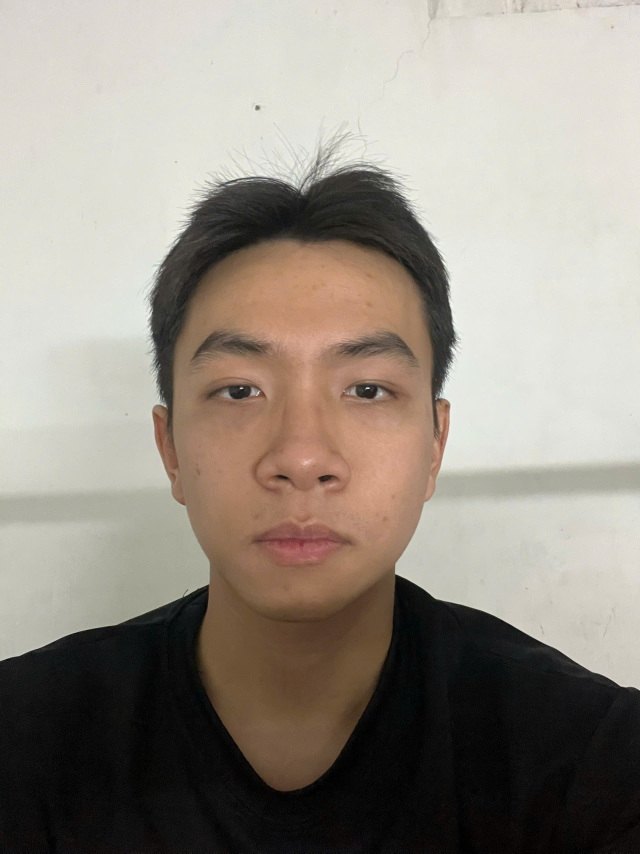
#> input picture ai_attendance_server/dataset/K001/2026-03-04T15-52-18.jpg, 1920 x 2560 px (shown at 1/3 size); its folder holds only this picture in this run
$ python -i app.py   (imports and definitions only)
#> lines starting #> are read from the running program, lines starting #| are printed output that depends on the picture
import asyncio
import os
import sqlite3
import base64
import glob
import numpy as np
import cv2
from datetime import datetime
from fastapi import FastAPI, UploadFile, File, Form
from fastapi.middleware.cors import CORSMiddleware
from fastapi.responses import JSONResponse
from contextlib import asynccontextmanager

from camera_discovery import discover_camera_ip, is_esp32_camera, write_camera_ip_file

BASE_DIR = os.path.dirname(os.path.abspath(__file__))
DB_PATH = os.path.join(BASE_DIR, "attendance.db")
UPLOAD_DIR = os.path.join(BASE_DIR, "uploads")
DATASET_DIR = os.path.join(BASE_DIR, "dataset")
MODEL_PATH = os.path.join(BASE_DIR, "lbph_model.yml")

# LBPH: confidence is "distance" (smaller is closer).
# Increased threshold from 70 to 80 to be less strict
LBPH_THRESHOLD = 80.0

# Global instances
FACE_CASCADE = cv2.CascadeClassifier(
    os.path.join(cv2.data.haarcascades, "haarcascade_frontalface_default.xml")
)
_RECOGNIZER = None
CAMERA_IP = ""

# [23 lines left out: functions get_recognizer, refresh_camera_ip, not called in this run]


# [40 lines not run here, left out]


# ========== DATABASE HELPERS ==========

# [46 lines left out: functions init_db, get_or_create_label, label_to_person, not called in this run]

# ========== AI HELPERS ==========

def decode_image(b: bytes):
    return cv2.imdecode(np.frombuffer(b, np.uint8), cv2.IMREAD_COLOR)

def detect_one_face(gray: np.ndarray):
    # Equalize histogram to improve contrast in different lighting conditions
    gray = cv2.equalizeHist(gray)

    faces = FACE_CASCADE.detectMultiScale(gray, 1.1, 5, minSize=(30, 30))
    if len(faces) != 1:
        print(f"[AI] Detected {len(faces)} faces. Expected 1.")
        return None, int(len(faces))

    x, y, w, h = faces[0]
    roi = gray[y:y + h, x:x + w]
    roi = cv2.resize(roi, (200, 200))
    return roi, 1

# ========== API ENDPOINTS ==========

# [108 lines not run here, left out]

# [21 lines that did not run here, left out]


# [25 lines not run here, left out]

>>> import cv2
>>> picture = cv2.imread('dataset/K001/2026-03-04T15-52-18.jpg', cv2.IMREAD_GRAYSCALE)
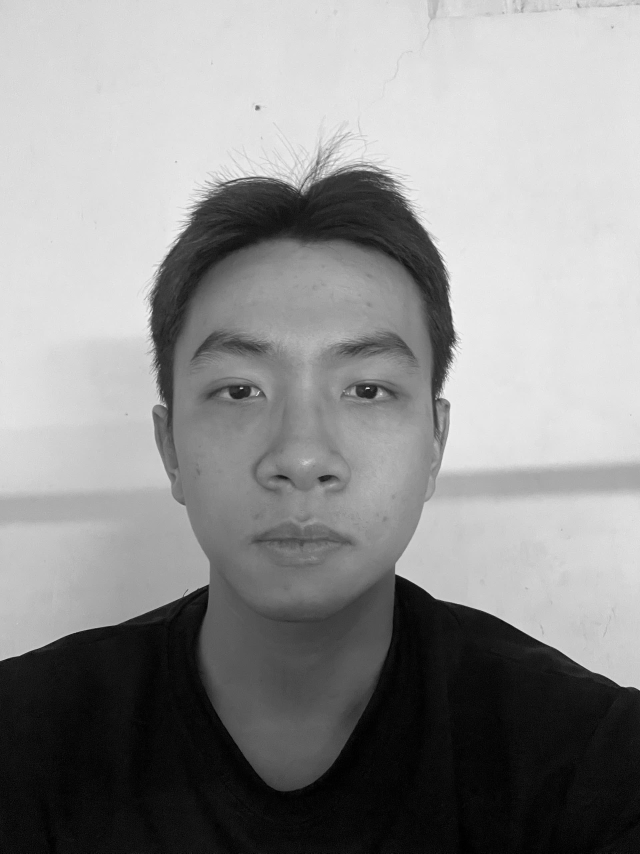
#> picture: shape (2560, 1920) (shown at 1/3 size); min 0, max 255, mean 143.2
>>> result = detect_one_face(picture)
#> in detect_one_face, `gray = cv2.equalizeHist(gray)`:
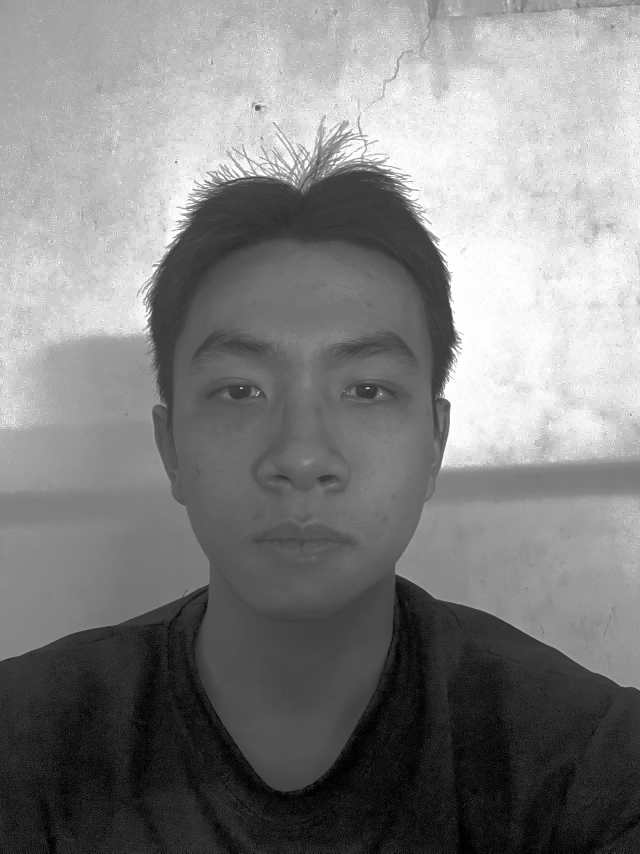
#> gray: shape (2560, 1920) (shown at 1/3 size); min 0, max 255, mean 128.7
#> in detect_one_face, `faces = FACE_CASCADE.detectMultiScale(gray, 1.1, 5, minSize=(30, 30))`: faces = [[432, 819, 908, 908]]
#> in detect_one_face, `x, y, w, h = faces[0]`: x = 432; y = 819; w = 908
#> in detect_one_face, `roi = gray[y:y + h, x:x + w]`:
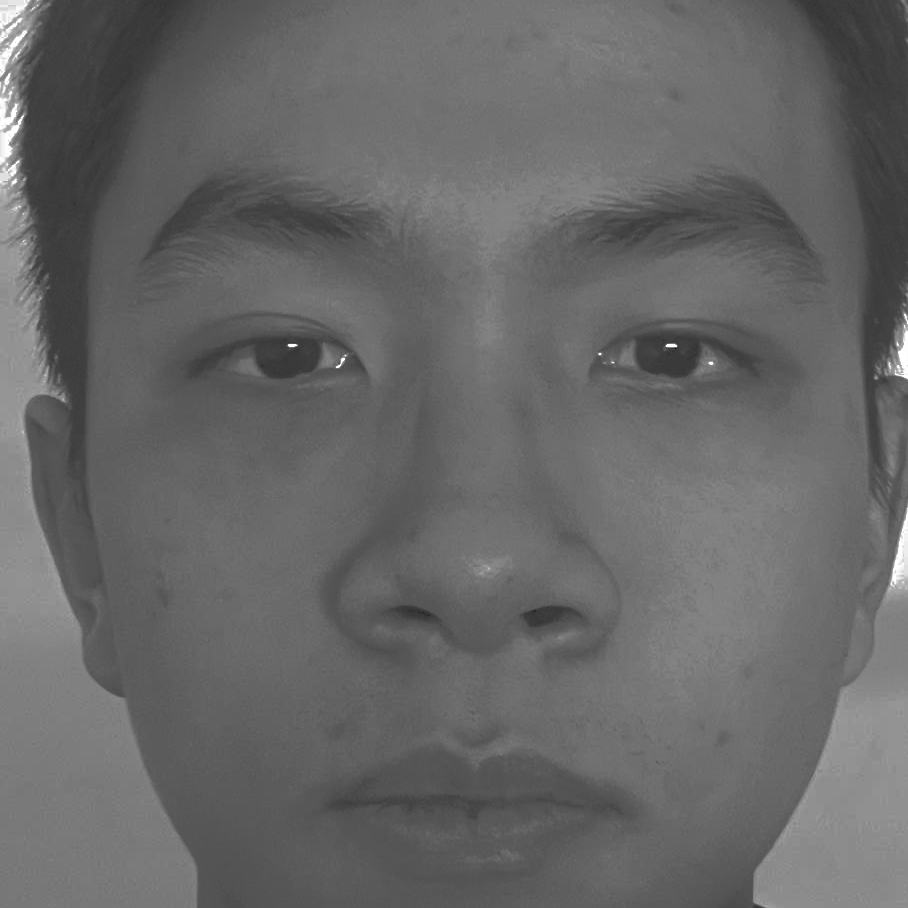
#> roi: shape (908, 908); min 2, max 255, mean 102.9

$ run again, on ai_attendance_server/dataset/K001/2026-03-05T09-35-39.jpg
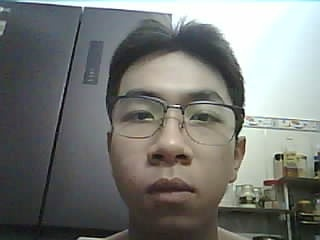
#> input picture ai_attendance_server/dataset/K001/2026-03-05T09-35-39.jpg, 320 x 240 px
#> in detect_one_face, `gray = cv2.equalizeHist(gray)`:
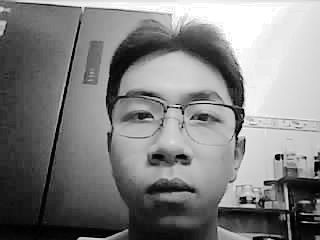
#> gray: shape (240, 320); min 0, max 255, mean 128.3
#> faces = [[97, 54, 151, 151]]
#> x = 97; y = 54; w = 151
#> in detect_one_face, `roi = cv2.resize(roi, (200, 200))`:
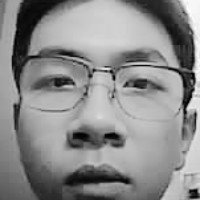
#> roi: shape (200, 200); min 1, max 255, mean 139.1

$ run again, on ai_attendance_server/dataset/K001/2026-03-08T00-05-05.jpg
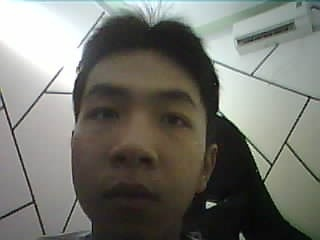
#> input picture ai_attendance_server/dataset/K001/2026-03-08T00-05-05.jpg, 320 x 240 px
#> in detect_one_face, `gray = cv2.equalizeHist(gray)`:
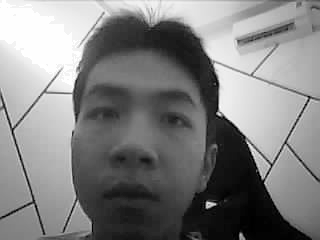
#> gray: shape (240, 320); min 0, max 255, mean 128.2
#> faces = [[51, 44, 174, 174]]
#> x = 51; y = 44; w = 174
#> in detect_one_face, `roi = gray[y:y + h, x:x + w]`:
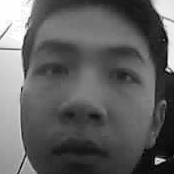
#> roi: shape (174, 174); min 0, max 255, mean 97

$ run again, on ai_attendance_server/dataset/K001/2026-03-18T23-21-34.jpg
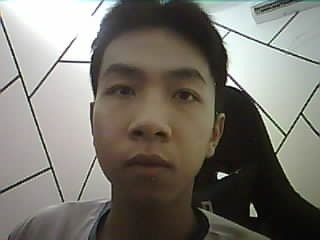
#> input picture ai_attendance_server/dataset/K001/2026-03-18T23-21-34.jpg, 320 x 240 px
#> in detect_one_face, `gray = cv2.equalizeHist(gray)`:
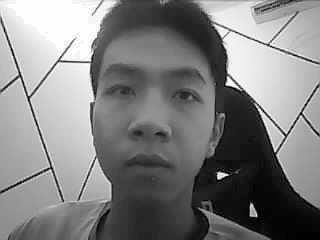
#> gray: shape (240, 320); min 0, max 255, mean 128.2
#> faces = [[67, 23, 169, 169]]
#> x = 67; y = 23; w = 169
#> in detect_one_face, `roi = cv2.resize(roi, (200, 200))`:
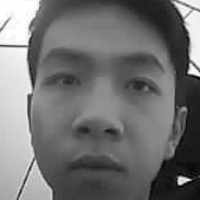
#> roi: shape (200, 200); min 1, max 255, mean 114.2
